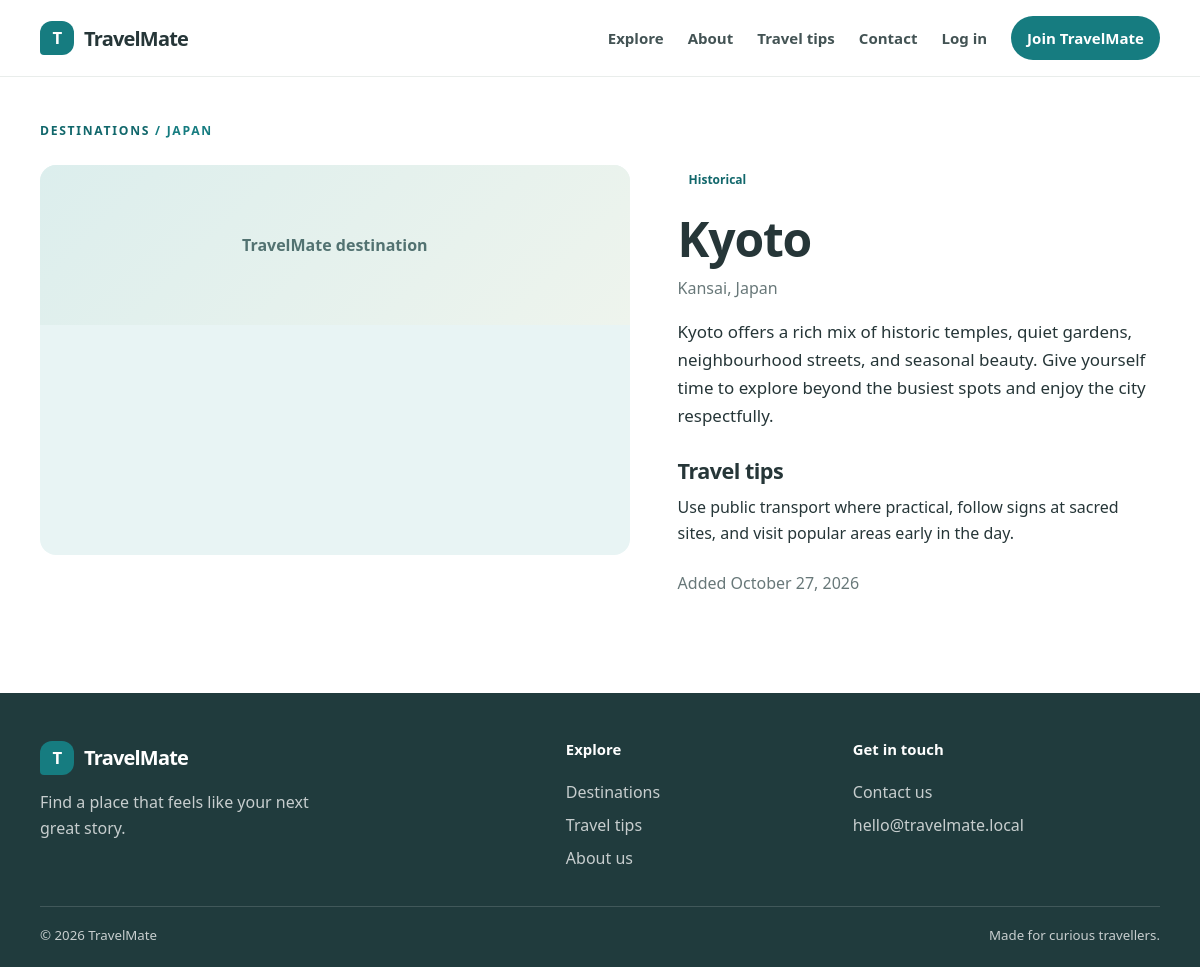
Page /place-details.php?id=2 on the committed database.
### tables this page shows
CREATE TABLE IF NOT EXISTS places (
    id INT UNSIGNED NOT NULL AUTO_INCREMENT,
    user_id INT UNSIGNED NULL,
    name VARCHAR(150) NOT NULL,
    country VARCHAR(100) NOT NULL,
    location VARCHAR(150) NOT NULL DEFAULT '',
    category ENUM('Beach', 'Mountain', 'Historical', 'Nature', 'City', 'Other') NOT NULL,
    short_description VARCHAR(500) NOT NULL,
    full_description TEXT NOT NULL,
    travel_tips TEXT NULL,
    image VARCHAR(1000) NULL,
    status ENUM('pending', 'approved') NOT NULL DEFAULT 'pending',
    created_at TIMESTAMP NOT NULL DEFAULT CURRENT_TIMESTAMP,
    updated_at TIMESTAMP NOT NULL DEFAULT CURRENT_TIMESTAMP ON UPDATE CURRENT_TIMESTAMP,
    PRIMARY KEY (id),
    KEY idx_places_status_created (status, created_at),
    KEY idx_places_category (category),
    KEY idx_places_user (user_id),
    CONSTRAINT fk_places_user FOREIGN KEY (user_id) REFERENCES users (id)
        ON UPDATE CASCADE ON DELETE SET NULL
);

### includes/auth.php (called while the page is built, shortened)
<?php
function e($value)
{
    return htmlspecialchars((string) $value, ENT_QUOTES, 'UTF-8');
}
function app_base_url()
{
    $directory = str_replace('\\', '/', dirname(isset($_SERVER['SCRIPT_NAME']) ? $_SERVER['SCRIPT_NAME'] : '/'));
    $directory = rtrim($directory, '/');
    if ($directory === '' || $directory === '.') {
        return '';
    }
    return $directory === '.' ? '' : $directory;
}
function url($path = '')
{
    $base = app_base_url();
    return $base . ($path === '' ? '/' : '/' . ltrim($path, '/'));
}

### place-details.php (the view, shortened to what this page needs)
<?php
require_once __DIR__ . '/includes/auth.php';
$id = isset($_GET['id']) ? filter_var($_GET['id'], FILTER_VALIDATE_INT, array('options' => array('min_range' => 1))) : false;
$statement = mysqli_prepare($conn, 'SELECT p.*, CONCAT(u.first_name, " ", u.last_name) AS creator_name FROM places p LEFT JOIN users u ON p.user_id = u.id WHERE p.id = ? LIMIT 1');
mysqli_stmt_bind_param($statement, 'i', $id);
mysqli_stmt_execute($statement);
$place = mysqli_fetch_assoc(mysqli_stmt_get_result($statement));
require __DIR__ . '/includes/header.php';
?>
<article class="container detail-page">
    <p class="eyebrow"><a href="<?= e(url('places.php')) ?>">Destinations</a> / <?= e($place['country']) ?></p>
    <div class="detail-grid">
        <div class="detail-image"></div>
        <div class="detail-copy"><span class="category-pill static-pill"><?= e($place['category']) ?></span><h1><?= e($place['name']) ?></h1><p class="detail-location"><?= e($place['location']) ?><?= $place['location'] !== '' ? ', ' : '' ?><?= e($place['country']) ?></p><p class="lead"><?= nl2br(e($place['full_description'])) ?></p><h2>Travel tips</h2><p><?= $place['travel_tips'] !== '' ? nl2br(e($place['travel_tips'])) : 'Take time to explore respectfully and check local guidance before your visit.' ?></p><p class="muted">Added <?= e(date('F j, Y', strtotime($place['created_at']))) ?></p>
        </div>
    </div>
</article>
<?php require __DIR__ . '/includes/footer.php'; ?>

### assets/css/style.css (style rules this page uses)
:root { --ink: #263638; --muted: #687879; --teal: #167c80; --teal-dark: #11676b; --sky: #e8f4f4; --cream: #fbfaf6; --paper: #ffffff; --line: #e4e9e7; --danger: #a63c39; --shadow: 0 14px 34px rgba(34, 63, 63, .08); --radius: 16px; }
* { box-sizing: border-box; }
html { scroll-behavior: smooth; }
body { margin: 0; background: var(--paper); color: var(--ink); font-family: "Segoe UI", Arial, sans-serif; font-size: 16px; line-height: 1.65; }
a { color: var(--teal-dark); text-decoration: none; }
h1, h2, h3, p { margin-top: 0; }
h1, h2, h3 { line-height: 1.2; letter-spacing: -.025em; }
h1 { font-size: clamp(2.4rem, 5vw, 4.4rem); }
h2 { font-size: clamp(1.7rem, 3vw, 2.45rem); }
.container { width: min(1120px, calc(100% - 40px)); margin: 0 auto; }
.eyebrow { margin-bottom: 10px; color: var(--teal); font-size: .76rem; font-weight: 800; letter-spacing: .14em; text-transform: uppercase; }
.category-pill { position: absolute; top: 14px; left: 14px; z-index: 1; display: inline-block; border-radius: 999px; padding: 5px 11px; background: rgba(255,255,255,.94); color: var(--teal-dark); font-size: .75rem; font-weight: 750; }
.static-pill { position: static; }
.detail-page { padding-top: 44px; padding-bottom: 80px; }
.detail-page > .eyebrow { margin-bottom: 24px; }
.detail-grid { display: grid; grid-template-columns: 1.1fr .9fr; gap: 48px; align-items: start; }
.detail-image { min-height: 390px; overflow: hidden; border-radius: var(--radius); background: var(--sky); }
.detail-copy h1 { margin: 15px 0 8px; font-size: clamp(2.2rem, 4vw, 3.4rem); }
.detail-location { color: var(--muted); }
.detail-copy .lead { font-size: 1.06rem; }
.detail-copy h2 { margin: 28px 0 10px; font-size: 1.35rem; }
.detail-copy .muted { margin-top: 24px; }

### assets/css/dashboard.css (style rules this page uses)
.muted { color: var(--muted); }

### rows in the picture
places: country "JAPAN", category "Historical", name "Kyoto", location "Kansai", country "Japan", full_description "Kyoto offers a rich mix of historic temples, quiet gardens, neighbourhood streets, and seasonal beauty. Give yourself time to explore beyond the busiest spots and enjoy the city respectfully.", travel_tips "Use public transport where practical, follow signs at sacred sites, and visit popular areas early in the day.", created_at "October 27, 2026"
